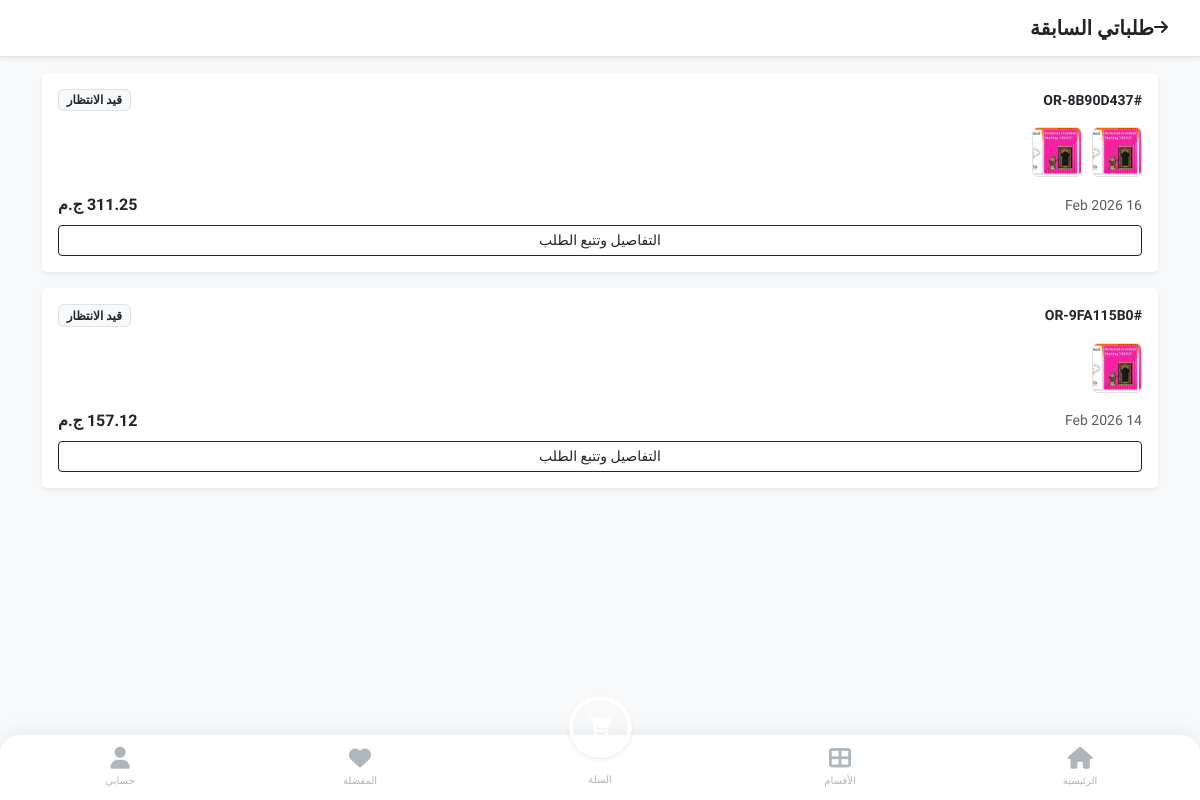
The page /my-orders/ (signed in) on the database as committed earlier.
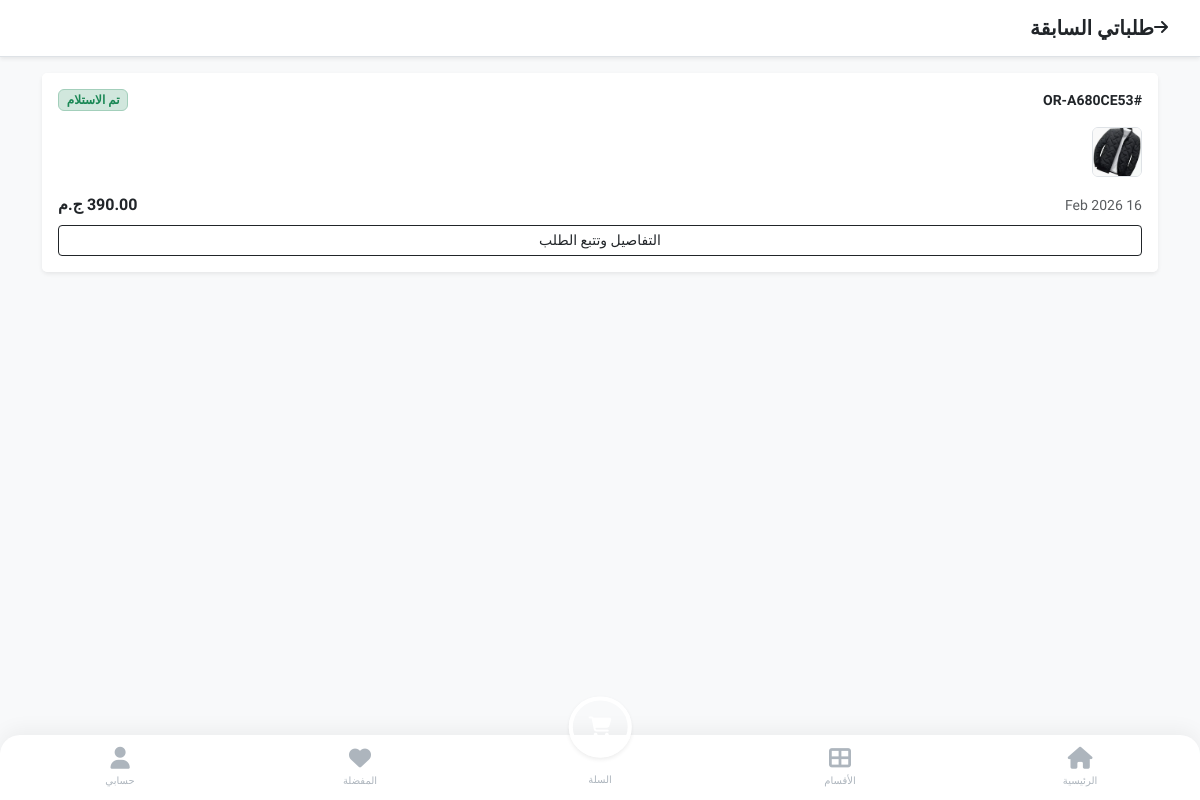
The same page on the database as committed later.
### store/models.py (models this page shows, shortened)
class Order(models.Model):
    class Status(models.TextChoices):
        CART = "CART",
        WAITING_PAYMENT = "WAITING_PAYMENT", "بانتظار الدفع" # <--- جديد
        PENDING = "PENDING", "قيد الانتظار"
        APPROVED = "APPROVED", "تم التأكيد"
        SHIPPED = "SHIPPED", "تم الشحن"
        DELIVERED = "DELIVERED", "تم التسليم"
        RETURNED = "RETURNED", "مرتجع"
        CANCELLED = "CANCELLED", "ملغي"
    order_id = models.CharField(max_length=20, unique=True, editable=False, verbose_name="رقم الطلب")
    customer = models.ForeignKey(settings.AUTH_USER_MODEL, on_delete=models.PROTECT, related_name='orders', verbose_name="العميل")
    is_confirmed_by_customer = models.BooleanField(null=True, blank=True, verbose_name="تأكيد العميل")
    rejection_reason = models.TextField(blank=True, null=True, verbose_name="سبب الرفض")
    rating = models.PositiveIntegerField(default=0, verbose_name="التقييم (1-5)")
    merchant = models.ForeignKey(MerchantProfile, on_delete=models.PROTECT, null=True, blank=True, related_name='merchant_orders')    # تفاصيل العنوان (يتم حفظها كنص لضمان عدم تغيرها في السجلات التاريخية)
    shipping_address = models.TextField(verbose_name="عنوان الشحن")
    shipping_phone = models.CharField(max_length=15, verbose_name="رقم التواصل")
    total_products_price = models.DecimalField(max_digits=10, decimal_places=2, default=0, verbose_name="إجمالي المنتجات")
    shipping_cost = models.DecimalField(max_digits=10, decimal_places=2, default=0, verbose_name="تكلفة الشحن")
    platform_fees = models.DecimalField(max_digits=10, decimal_places=2, default=0, verbose_name="رسوم المنصة") # 3 EGP + 2.75%
    final_total = models.DecimalField(max_digits=10, decimal_places=2, default=0, verbose_name="الإجمالي النهائي")
    status = models.CharField(max_length=20, choices=Status.choices, default=Status.PENDING, verbose_name="حالة الطلب")
    created_at = models.DateTimeField(auto_now_add=True, verbose_name="تاريخ الطلب")
    governorate = models.ForeignKey(Governorate, on_delete=models.SET_NULL, null=True, blank=True, verbose_name="المحافظة")
    is_first_order = models.BooleanField(default=False, verbose_name="أول طلب (شحن مجاني)")

class OrderItem(models.Model):
    order = models.ForeignKey(Order, on_delete=models.CASCADE, related_name='items')
    product_size = models.ForeignKey(ProductSize, on_delete=models.PROTECT, verbose_name="المنتج (المقاس)")
    quantity = models.PositiveIntegerField(default=1, verbose_name="الكمية")
    commission = models.DecimalField(max_digits=10, decimal_places=2, default=0.00, verbose_name="عمولة المنصة")
    price_at_purchase = models.DecimalField(max_digits=10, decimal_places=2, verbose_name="السعر وقت الشراء", blank=True, null=True)
    merchant = models.ForeignKey(MerchantProfile, on_delete=models.PROTECT, verbose_name="التاجر", blank=True, null=True)

class ProductSize(models.Model):
    product = models.ForeignKey(Product, on_delete=models.CASCADE, related_name='variations') # غيرنا الاسم لـ variations ليكون أدق
    size_label = models.CharField(max_length=10, verbose_name="المقاس") # S, M, L
    color_label = models.CharField(max_length=30, verbose_name="اللون", default="Standard") # أحمر، أزرق
    stock_quantity = models.PositiveIntegerField(default=0, verbose_name="الكمية المتاحة")

class Product(models.Model):
    category = models.ForeignKey(Category, on_delete=models.SET_NULL, null=True, blank=True, related_name='products', verbose_name="القسم")
    merchant = models.ForeignKey(MerchantProfile, on_delete=models.CASCADE, related_name='products')
    name = models.CharField(max_length=200, verbose_name="اسم المنتج")
    description = models.TextField(verbose_name="وصف المنتج")
    base_price = models.DecimalField(max_digits=10, decimal_places=2, verbose_name="السعر الأساسي")
    image = models.ImageField(upload_to='products/', verbose_name="صورة المنتج الرئيسية")
    shipping_fee = models.DecimalField(max_digits=10, decimal_places=2, default=0, verbose_name="مصاريف الشحن")
    is_active = models.BooleanField(default=False, verbose_name="مفعل (موافقة المشرف)")
    created_at = models.DateTimeField(auto_now_add=True)
    admin_commission = models.DecimalField(max_digits=10, decimal_places=2, default=0.00, verbose_name="عمولة المنصة")

### store/views.py (the view)
# urls.py: path('my-orders/', views.my_orders, name='my_orders'),
@login_required
def my_orders(request):
    orders = Order.objects.filter(customer=request.user).exclude(status=Order.Status.CART).order_by('-created_at')
    return render(request, 'store/my_orders.html', {'orders': orders})

### store/context_processors.py (called while the page is built)
def site_settings(request):
    settings = SiteSetting.objects.first()
    return {'site_settings': settings}

### templates/store/my_orders.html
{% extends 'base.html' %}
{% block content %}
<div class="bg-white p-3 border-bottom shadow-sm d-flex align-items-center mb-3 sticky-top">
    <a href="{% url 'profile' %}" class="text-dark me-3"><i class="fas fa-arrow-right"></i></a>
    <h5 class="m-0 fw-bold">طلباتي السابقة</h5>
</div>
<div class="container pb-5">
    {% for order in orders %}
    <div class="card border-0 shadow-sm mb-3">
        <div class="card-header bg-white border-0 d-flex justify-content-between pt-3 align-items-center">
            <span class="fw-bold small">#{{ order.order_id }}</span>
            {% if order.status == 'WAITING_PAYMENT' %}
                <span class="badge bg-danger-subtle text-danger border border-danger-subtle">بانتظار الدفع</span>
            {% elif order.status == 'DELIVERED' %}
                <span class="badge bg-success-subtle text-success border border-success-subtle">تم الاستلام</span>
            {% else %}
                <span class="badge bg-light text-dark border">{{ order.get_status_display }}</span>
            {% endif %}
        </div>
        <div class="card-body py-2">
            <div class="d-flex overflow-auto mb-3" style="gap: 10px;">
                {% for item in order.items.all %}
                <img src="{{ item.product_size.product.image.url }}" class="rounded border" style="width: 50px; height: 50px; object-fit: cover; flex-shrink: 0;">
                {% endfor %}
            </div>
            <div class="d-flex justify-content-between align-items-center">
                <div class="text-muted small">
                    {{ order.created_at|date:"d M Y" }}
                </div>
                <div class="fw-bold text-dark">{{ order.final_total }} ج.م</div>
            </div>
        </div>
        <div class="card-footer bg-white border-0 pt-0 pb-3">
            {% if order.status == 'WAITING_PAYMENT' %}
                <a href="{% url 'customer_order_detail' order.id %}" class="btn btn-primary-app w-100 btn-sm fw-bold">
                    مراجعة وإكمال الدفع <i class="fas fa-arrow-left ms-1"></i>
                </a>
            {% else %}
                <a href="{% url 'customer_order_detail' order.id %}" class="btn btn-outline-dark w-100 btn-sm">
                    التفاصيل وتتبع الطلب
                </a>
            {% endif %}
        </div>
    </div>
    {% empty %}
    <div class="text-center py-5">
        <i class="fas fa-box-open fa-3x text-muted opacity-25 mb-3"></i>
        <p class="text-muted">لم تقم بأي طلبات بعد.</p>
        <a href="{% url 'home' %}" class="btn btn-primary-app px-4">تسوق الآن</a>
    </div>
    {% endfor %}
</div>
{% endblock %}

Rows that differ between the two databases and show on the page:
removed Order: order_id "OR-8B90D437", status "قيد الانتظار", created_at "16 Feb 2026", final_total "311.25", shows "التفاصيل وتتبع الطلب"
removed OrderItem: product_size.product.image (picture), shown under "OR-8B90D437"
removed OrderItem: product_size.product.image (picture), shown under "OR-8B90D437"
removed Order: order_id "OR-9FA115B0", status "قيد الانتظار", created_at "14 Feb 2026", final_total "157.12", shows "التفاصيل وتتبع الطلب"
removed OrderItem: product_size.product.image (picture), shown under "OR-9FA115B0"
added Order: order_id "OR-A680CE53", status "تم الاستلام", created_at "16 Feb 2026", final_total "390.00"
added OrderItem: product_size.product.image (picture), shown under "OR-A680CE53"
